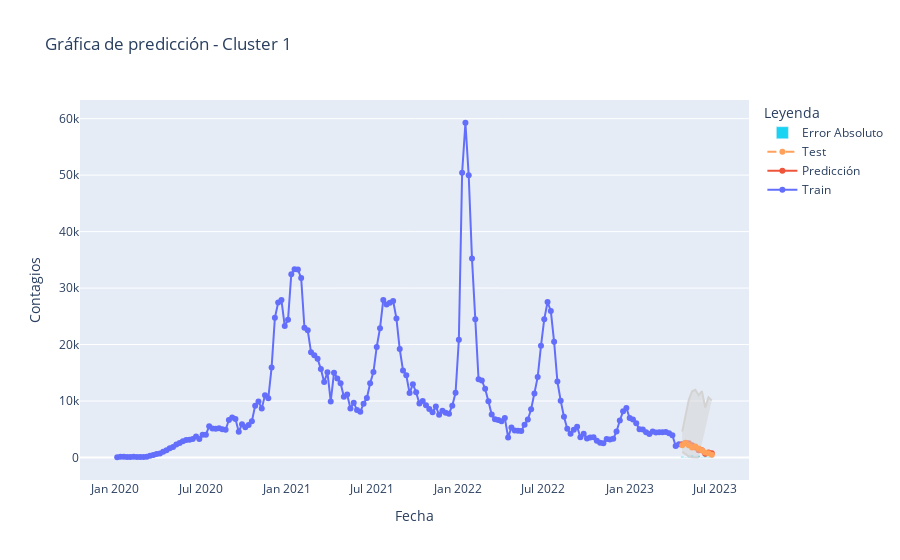

Notebook code cell kept with this figure:
### Markdown cell above
-------------------------------------------------------------------------------------------------------
### Cluster 1

### Code cell
ruta_csv = 'clusterSemanal.csv'
cluster_id = 1
n_preds = 10

# (p,d,q), (P,D,Q,S)
params_ARIMA = (1, 2, 5)
params_estacional = (1, 1, 1, 30)
df = cargar_datos_cluster(ruta_csv, cluster_id)
train_data, test_data, lambda_ = preparar_datos(df, n_preds)
results = ajustar_modelo_sarima(train_data, params_ARIMA, params_estacional)
prediccion, pred_intervalo_conf = realizar_predicciones(results, n_preds, test_data, lambda_)
visualizar_resultados(df, prediccion, pred_intervalo_conf, test_data, cluster_id)

### Figure 1 — Plotly figure (JSON) as saved in the notebook; plotly's stock layout.template omitted (floating-point values rounded to 4 significant figures; data arrays with more than 128 entries replaced by an {"elided": "..."} marker saying what was removed)
{"data": [{"mode": "lines+markers", "name": "Train", "type": "scatter", "x": {"elided": "172 str values"}, "y": {"elided": "172 int values"}}, {"mode": "lines+markers", "name": "Predicción", "type": "scatter", "x": ["2023-04-23T00:00:00", "2023-04-30T00:00:00", "2023-05-07T00:00:00", "2023-05-14T00:00:00", "2023-05-21T00:00:00", "2023-05-28T00:00:00", "2023-06-04T00:00:00", "2023-06-11T00:00:00", "2023-06-18T00:00:00", "2023-06-25T00:00:00"], "y": [2321.0, 2593.0, 2497.0, 2153.0, 1770.0, 1278.0, 1287.0, 634.1, 878.4, 729.5]}, {"line": {"color": "lightgrey"}, "mode": "lines", "showlegend": false, "type": "scatter", "x": ["2023-04-23T00:00:00", "2023-04-30T00:00:00", "2023-05-07T00:00:00", "2023-05-14T00:00:00", "2023-05-21T00:00:00", "2023-05-28T00:00:00", "2023-06-04T00:00:00", "2023-06-11T00:00:00", "2023-06-18T00:00:00", "2023-06-25T00:00:00"], "y": [981.0, 528.7, 188.5, 45.2, 7.126, 0.02592, null, null, null, null]}, {"fill": "tonexty", "line": {"color": "lightgrey"}, "mode": "lines", "showlegend": false, "type": "scatter", "x": ["2023-04-23T00:00:00", "2023-04-30T00:00:00", "2023-05-07T00:00:00", "2023-05-14T00:00:00", "2023-05-21T00:00:00", "2023-05-28T00:00:00", "2023-06-04T00:00:00", "2023-06-11T00:00:00", "2023-06-18T00:00:00", "2023-06-25T00:00:00"], "y": [4570.0, 7451.0, 10200.0, 11730.0, 11980.0, 11000.0, 11740.0, 8844.0, 10640.0, 10110.0]}, {"line": {"dash": "dash"}, "mode": "lines+markers", "name": "Test", "type": "scatter", "x": ["2023-04-23T00:00:00", "2023-04-30T00:00:00", "2023-05-07T00:00:00", "2023-05-14T00:00:00", "2023-05-21T00:00:00", "2023-05-28T00:00:00", "2023-06-04T00:00:00", "2023-06-11T00:00:00", "2023-06-18T00:00:00", "2023-06-25T00:00:00"], "y": [2159, 2549, 2145, 1776, 1952, 1587, 1208, 888, 760, 483]}, {"name": "Error Absoluto", "type": "bar", "x": ["2023-04-23T00:00:00", "2023-04-30T00:00:00", "2023-05-07T00:00:00", "2023-05-14T00:00:00", "2023-05-21T00:00:00", "2023-05-28T00:00:00", "2023-06-04T00:00:00", "2023-06-11T00:00:00", "2023-06-18T00:00:00", "2023-06-25T00:00:00"], "y": [162.4, 43.92, 352.5, 377.3, 181.8, 308.9, 79.38, 253.9, 118.4, 246.5]}], "layout": {"legend": {"title": {"text": "Leyenda"}}, "title": {"text": "Gráfica de predicción - Cluster 1"}, "xaxis": {"title": {"text": "Fecha"}}, "yaxis": {"title": {"text": "Contagios"}}}}
